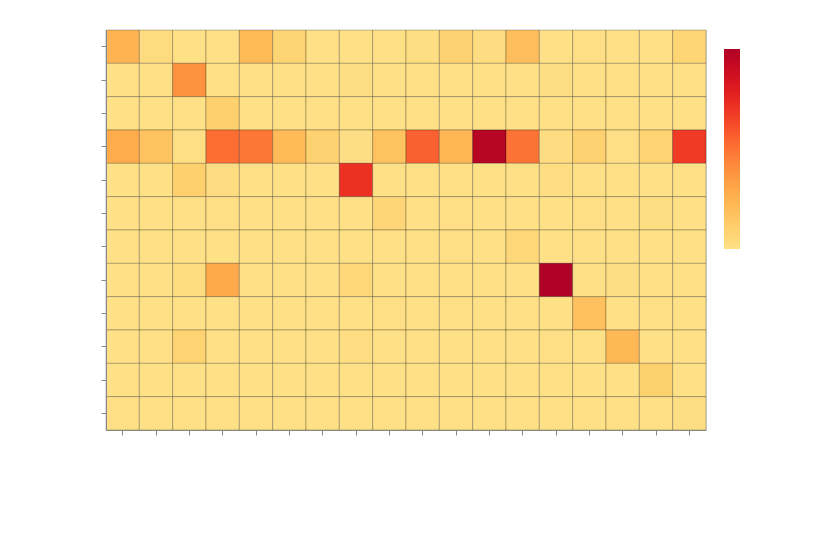

Notebook cell for this chart:
### Code cell
# Your code for creating the heatmap here...

# Save the heatmap as a JPG file using altair_saver


# Create a pivot table to prepare the data for the heatmap
"""
pivot_table = pd.pivot_table(Total_idps_From_State_Origin_selected_month, 
                             values='IDPs', 
                             index='From State', 
                             columns='To State', 
                             aggfunc=np.sum,
                            fill_value=0).reset_index()
"""

# Convert the pivot table to a long format
#pivot_table_long = pivot_table.melt(id_vars='From State', var_name='To State', value_name='Number of IDPs')

# Enable dark theme
alt.themes.enable("dark")

# Create the heatmap using Altair
heatmap = alt.Chart(Total_idps_From_State_Origin_selected_month).mark_rect().encode(
    x=alt.X('To State:N', title='State Of Displacement'),
    y=alt.Y('From State:N', title='State State Of Origin'),
    color=alt.Color('IDPs:Q', scale=alt.Scale(scheme='yelloworangered'), title='Number of IDPs'),
    stroke=alt.value('black'),
    strokeWidth=alt.value(0.25),
    tooltip=['From State','To State','IDPs']
).properties(
    title='IDPs Movement as Apr-2024',
    width=600,
    height=400

).configure_title(
    fontSize=20,
    anchor='middle',
    color='white'
).configure_axis(
    labelFontSize=12,
    titleFontSize=14,
    labelColor='white',
    titleColor='white'
).configure_legend(
    labelFontSize=12,
    titleFontSize=14,
    labelColor='white',
    titleColor='white'
)

heatmap.display()

### Figure 1 — Vega-Lite specification as saved in the notebook (floating-point values rounded to 4 significant figures; data arrays with more than 128 entries replaced by an {"elided": "..."} marker saying what was removed)
{"usermeta": {"embedOptions": {"theme": "dark"}}, "config": {"view": {"continuousWidth": 300, "continuousHeight": 300}, "axis": {"labelColor": "white", "labelFontSize": 12, "titleColor": "white", "titleFontSize": 14}, "legend": {"labelColor": "white", "labelFontSize": 12, "titleColor": "white", "titleFontSize": 14}, "title": {"anchor": "middle", "color": "white", "fontSize": 20}}, "data": {"name": "data-8db8f3335c79408f01e307bcbfd29b15"}, "mark": {"type": "rect"}, "encoding": {"color": {"field": "IDPs", "scale": {"scheme": "yelloworangered"}, "title": "Number of IDPs", "type": "quantitative"}, "stroke": {"value": "black"}, "strokeWidth": {"value": 0.25}, "tooltip": [{"field": "From State", "type": "nominal"}, {"field": "To State", "type": "nominal"}, {"field": "IDPs", "type": "quantitative"}], "x": {"field": "To State", "title": "State Of Displacement", "type": "nominal"}, "y": {"field": "From State", "title": "State State Of Origin", "type": "nominal"}}, "height": 400, "title": "IDPs Movement as Apr-2024", "width": 600, "$schema": "https://vega.github.io/schema/vega-lite/v5.17.0.json", "datasets": {"data-8db8f3335c79408f01e307bcbfd29b15": {"elided": "216 records"}}}
